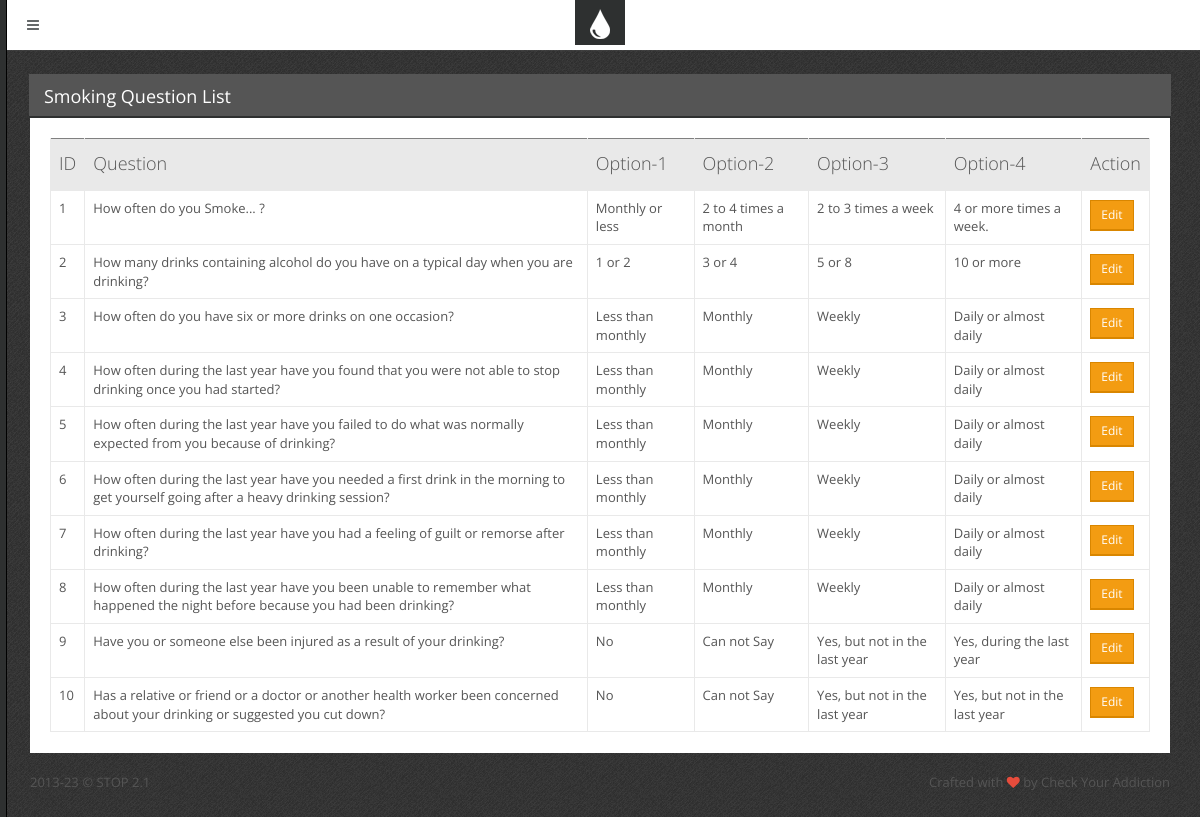
The page /add_question2.php on the database its author committed.
### tables this page shows
CREATE TABLE IF NOT EXISTS `questions2` (
  `id` int(11) NOT NULL AUTO_INCREMENT,
  `qid` int(11) NOT NULL,
  `question` varchar(256) NOT NULL,
  `option1` varchar(256) NOT NULL,
  `option2` varchar(256) NOT NULL,
  `option3` varchar(256) NOT NULL,
  `option4` varchar(256) NOT NULL,
  PRIMARY KEY (`id`)
);

### add_question2.php (the view, shortened to what this page needs)
<?php include 'inc/top.php';       ?>
<?php
    include("db.php");
            $result = mysqli_query($con,"SELECT * FROM questions2  ");
?>
<div class="block">
        <div class="block-title">
            <h2>Smoking Question List</h2>
        </div>
        <div class="table-responsive">
            <table id="general-table" class="table" border="1">
                <thead>
                    <tr>
                        <th>ID </th>
                        <th>Question</th>
                        <th>Option-1</th>
                        <th>Option-2</th>
                        <th>Option-3</th>
                        <th>Option-4</th>
                        <th >Action</th>
                    </tr>
                </thead>
                <tbody>
                    <?php
                                while($test = mysqli_fetch_array($result))
                            {
                                $qid = $test['qid'];
                    ?>
                    <tr>
                        <td ><?php echo "".$test['qid'];  ?></td>
                        <td ><?php echo "".$test['question'];  ?></td>
                        <td ><?php echo "".$test['option1'];  ?></td>
                        <td ><?php echo "".$test['option2'];  ?></td>
                        <td ><?php echo "".$test['option3'];  ?></td>
                        <td ><?php echo "".$test['option4'];  ?></td>
                        <td><?php echo " <a href ='que_edit2.php?qid=$qid' class='btn btn-sm btn-primary'>Edit</a> &nbsp;";?></td>
                    </tr>
                <?php } ?>
                </tbody>
        </table>
        </div>
    </div>
<?php include 'inc/footer.php';  ?>
<?php include 'inc/bottom.php';  ?>

### css/main.css (style rules this page uses)
body { font-family: "Open Sans", "Helvetica Neue", Helvetica, Arial, sans-serif; color: #555555; font-size: 13px; background: #454545 url('../img/template/bg.png') top left repeat; }
.block { margin: 0 0 20px; padding: 20px 20px 1px 20px; background-color: #ffffff; }
.block-title { color: #646869; margin: -21px -21px 20px; background-color: #555555; border-bottom: 2px solid #2e3030; color: #ffffff; }
.block-title h1, .block-title h2, .block-title h3, .block-title h4, .block-title h5, .block-title h6 { display: inline-block; font-size: 18px; line-height: 18px; line-height: 1.4; margin: 0; padding: 10px 16px 7px; font-weight: normal; }
.block-title h1, .block-title h2, .block-title h3 { padding-left: 15px; padding-right: 15px; }
h1, h2, h3, h4, h5, h6, .h1, .h2, .h3, .h4, .h5, .h6 { font-family: "Open Sans", "Helvetica Neue", Helvetica, Arial, sans-serif; font-weight: 300; }
.text-primary, .text-primary:hover, a, a:hover, a:focus { color: #f39c12; }
.table thead > tr > th { font-size: 18px; font-weight: 300; }
.table thead > tr > th, .table thead > tr > td, .table tfoot > tr > th, .table tfoot > tr > td { background-color: #e9e9e9; padding-top: 12px; padding-bottom: 12px; }
.table thead > tr > th, .table tbody > tr > th, .table tfoot > tr > th, .table thead > tr > td, .table tbody > tr > td, .table tfoot > tr > td, .table tbody + tbody, .table-bordered, .table-bordered > thead > tr > th, .table-bordered > tbody > tr > th, .table-bordered > tfoot > tr > th, .table-bordered > thead > tr > td, .table-bordered > tbody > tr > td, .table-bordered > tfoot > tr > td { border-color: #e9e9e9; }
.btn { margin: 1px 0; border-radius: 0 !important; }
.btn-primary, .btn-primary:hover, .btn-primary:focus, .btn-primary:active, .btn-primary.active, .open .dropdown-toggle.btn-primary, .btn-primary.disabled, .btn-primary[disabled], fieldset[disabled] .btn-primary, .btn-primary.disabled:hover, .btn-primary[disabled]:hover, fieldset[disabled] .btn-primary:hover, .btn-primary.disabled:focus, .btn-primary[disabled]:focus, fieldset[disabled] .btn-primary:focus, .btn-primary.disabled:active, .btn-primary[disabled]:active, fieldset[disabled] .btn-primary:active, .btn-primary.disabled.active, .btn-primary[disabled].active, fieldset[disabled] .btn-primary.active { background-color: #f39c12; border-color: #d98600; -webkit-box-shadow: 0 1px 0 #d98600; box-shadow: 0 1px 0 #d98600; }
p, .table, .alert, .carousel { margin-bottom: 20px; }

### rows shown on the page
questions2: qid "1", question "How often do you Smoke... ?", option1 "Monthly or less", option2 "2 to 4 times a month", option3 "2 to 3 times a week", option4 "4 or more times a week."
questions2: qid "2", question "How many drinks containing alcohol do you have on a typical day when you are drinking?", option1 "1 or 2", option2 "3 or 4", option3 "5 or 8", option4 "10 or more"
questions2: qid "3", question "How often do you have six or more drinks on one occasion?", option1 "Less than monthly", option2 "Monthly", option3 "Weekly", option4 "Daily or almost daily"
questions2: qid "4", question "How often during the last year have you found that you were not able to stop drinking once you had started?", option1 "Less than monthly", option2 "Monthly", option3 "Weekly", option4 "Daily or almost daily"
questions2: qid "5", question "How often during the last year have you failed to do what was normally expected from you because of drinking?", option1 "Less than monthly", option2 "Monthly", option3 "Weekly", option4 "Daily or almost daily"
questions2: qid "6", question "How often during the last year have you needed a first drink in the morning to get yourself going after a heavy drinking session?", option1 "Less than monthly", option2 "Monthly", option3 "Weekly", option4 "Daily or almost daily"
questions2: qid "7", question "How often during the last year have you had a feeling of guilt or remorse after drinking?", option1 "Less than monthly", option2 "Monthly", option3 "Weekly", option4 "Daily or almost daily"
questions2: qid "8", question "How often during the last year have you been unable to remember what happened the night before because you had been drinking?", option1 "Less than monthly", option2 "Monthly", option3 "Weekly", option4 "Daily or almost daily"
questions2: qid "9", question "Have you or someone else been injured as a result of your drinking?", option1 "No", option2 "Can not Say", option3 "Yes, but not in the last year", option4 "Yes, during the last year"
questions2: qid "10", question "Has a relative or friend or a doctor or another health worker been concerned about your drinking or suggested you cut down?", option1 "No", option2 "Can not Say", option3 "Yes, but not in the last year", option4 "Yes, but not in the last year"

### other values the page prints
$template['name'] "STOP"
$template['version'] "2.1"
